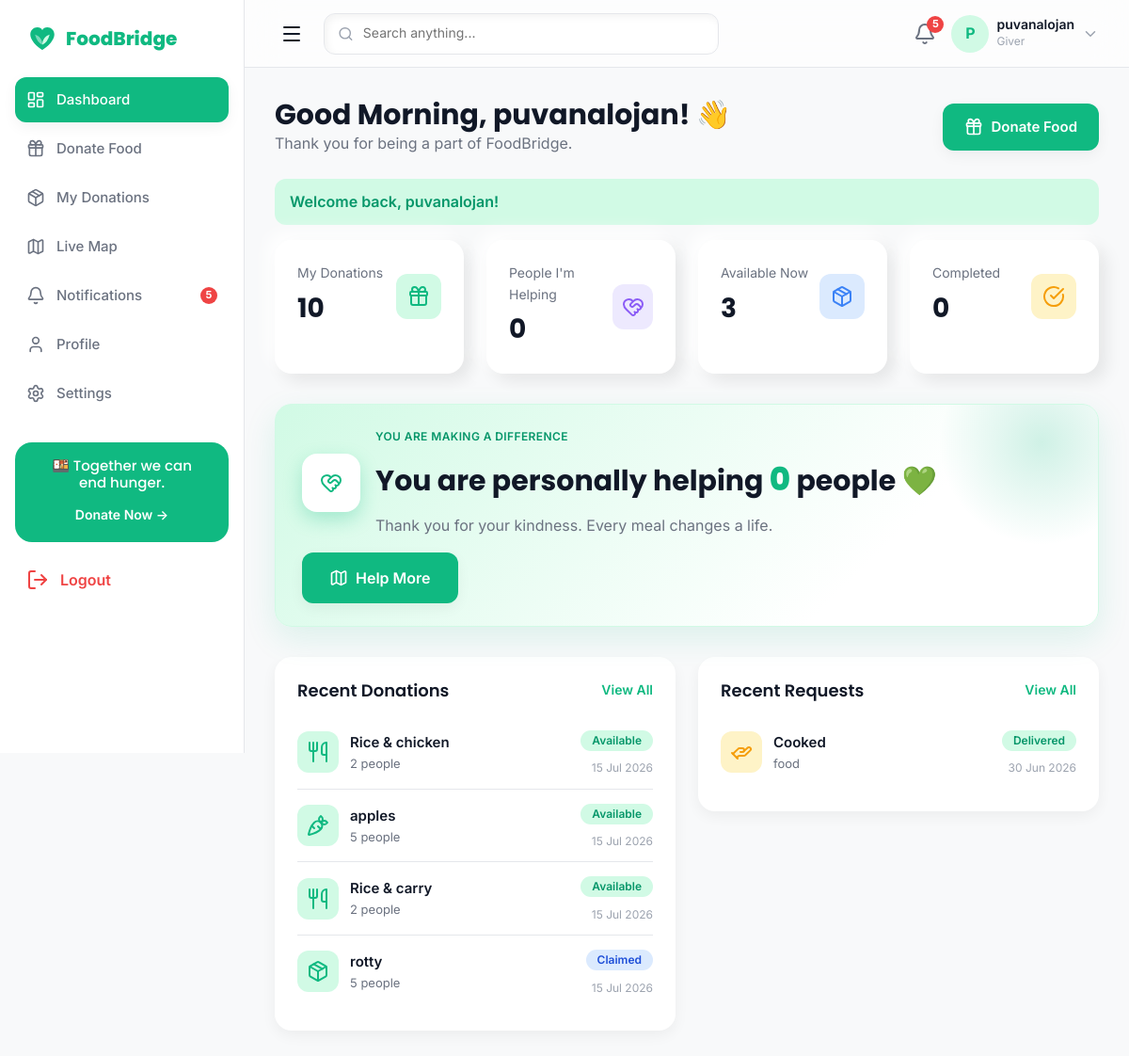
/dashboard.php (signed in), run on the app's committed database.
### tables this page shows
CREATE TABLE `users` (
  `id` int(11) NOT NULL,
  `name` varchar(120) NOT NULL,
  `email` varchar(160) NOT NULL,
  `phone` varchar(20) NOT NULL,
  `password_hash` varchar(255) NOT NULL,
  `role` enum('admin','giver','receiver','volunteer') NOT NULL DEFAULT 'giver',
  `location` varchar(180) DEFAULT NULL,
  `latitude` decimal(10,7) DEFAULT NULL,
  `longitude` decimal(10,7) DEFAULT NULL,
  `avatar` varchar(255) DEFAULT NULL,
  `language` enum('en','ta','si') NOT NULL DEFAULT 'en',
  `status` enum('active','blocked','pending') NOT NULL DEFAULT 'active',
  `created_at` timestamp NOT NULL DEFAULT current_timestamp()
);

CREATE TABLE `food_posts` (
  `id` int(11) NOT NULL,
  `user_id` int(11) NOT NULL,
  `food_type` enum('cooked','groceries','vegetables','fruits','other') NOT NULL DEFAULT 'other',
  `food_name` varchar(160) NOT NULL,
  `quantity` varchar(60) NOT NULL,
  `unit` varchar(40) DEFAULT NULL,
  `photo` varchar(255) DEFAULT NULL,
  `location` varchar(180) DEFAULT NULL,
  `latitude` decimal(10,7) DEFAULT NULL,
  `longitude` decimal(10,7) DEFAULT NULL,
  `pickup_date` date DEFAULT NULL,
  `pickup_time` time DEFAULT NULL,
  `notes` text DEFAULT NULL,
  `status` enum('available','claimed','completed','expired') NOT NULL DEFAULT 'available',
  `created_at` timestamp NOT NULL DEFAULT current_timestamp()
);

CREATE TABLE `requests` (
  `id` int(11) NOT NULL,
  `receiver_id` int(11) NOT NULL,
  `food_post_id` int(11) DEFAULT NULL,
  `volunteer_id` int(11) DEFAULT NULL,
  `food_type` enum('cooked','groceries','vegetables','fruits','other') NOT NULL DEFAULT 'other',
  `description` varchar(255) NOT NULL,
  `people_count` int(11) DEFAULT 1,
  `location` varchar(180) DEFAULT NULL,
  `latitude` decimal(10,7) DEFAULT NULL,
  `longitude` decimal(10,7) DEFAULT NULL,
  `urgency` enum('urgent','today','anytime') NOT NULL DEFAULT 'today',
  `status` enum('pending','approved','assigned','delivered','rejected') NOT NULL DEFAULT 'pending',
  `created_at` timestamp NOT NULL DEFAULT current_timestamp()
);

### includes/queries.php (called while the page is built, shortened)
<?php
function count_user_donations(int $userId): int
{
    global $conn;
    $stmt = $conn->prepare('SELECT COUNT(*) c FROM food_posts WHERE user_id = ?');
    $stmt->bind_param('i', $userId);
    $stmt->execute();
    return (int) $stmt->get_result()->fetch_assoc()['c'];
}
function recent_donations(?int $userId = null, int $limit = 5): array
{
    global $conn;
    if ($userId === null) {
        $stmt = $conn->prepare(
            'SELECT fp.*, u.name AS donor FROM food_posts fp
             JOIN users u ON u.id = fp.user_id
             ORDER BY fp.created_at DESC LIMIT ?'
        );
        $stmt->bind_param('i', $limit);
    } else {
        $stmt = $conn->prepare(
            'SELECT fp.*, u.name AS donor FROM food_posts fp
             JOIN users u ON u.id = fp.user_id
             WHERE fp.user_id = ? ORDER BY fp.created_at DESC LIMIT ?'
        );
        $stmt->bind_param('ii', $userId, $limit);
    }
    $stmt->execute();
    return $stmt->get_result()->fetch_all(MYSQLI_ASSOC);
}
function recent_requests(?int $userId = null, int $limit = 5): array
{
    global $conn;
    if ($userId === null) {
        $stmt = $conn->prepare(
            'SELECT r.*, u.name AS requester FROM requests r
             JOIN users u ON u.id = r.receiver_id
             ORDER BY r.created_at DESC LIMIT ?'
        );
        $stmt->bind_param('i', $limit);
    } else {
        $stmt = $conn->prepare(
            'SELECT r.*, u.name AS requester FROM requests r
             JOIN users u ON u.id = r.receiver_id
             WHERE r.receiver_id = ? ORDER BY r.created_at DESC LIMIT ?'
        );
        $stmt->bind_param('ii', $userId, $limit);
    }
    $stmt->execute();
    return $stmt->get_result()->fetch_all(MYSQLI_ASSOC);
}
function unread_notifications(int $userId): int
{
    global $conn;
    $stmt = $conn->prepare('SELECT COUNT(*) c FROM notifications WHERE user_id = ? AND is_read = 0');
    $stmt->bind_param('i', $userId);
    $stmt->execute();
    return (int) $stmt->get_result()->fetch_assoc()['c'];
}
function food_type_icon(string $type): string
{
    return [
        'cooked'     => 'utensils',
        'groceries'  => 'shopping-basket',
        'vegetables' => 'carrot',
        'fruits'     => 'apple',
        'other'      => 'package',
    ][$type] ?? 'package';
}
function status_badge_class(string $status): string
{
    return [
        'available' => 'fb-badge-success',
        'completed' => 'fb-badge-success',
        'delivered' => 'fb-badge-success',
        'pending'   => 'fb-badge-pending',
        'approved'  => 'fb-badge-approved',
        'assigned'  => 'fb-badge-approved',
        'claimed'   => 'fb-badge-approved',
        'expired'   => 'fb-badge-danger',
        'rejected'  => 'fb-badge-danger',
    ][$status] ?? 'fb-badge-pending';
}

### includes/auth.php (called while the page is built, shortened)
<?php
function is_logged_in(): bool
{
    return !empty($_SESSION['user_id']);
}
function current_user(): ?array
{
    static $cached = null;
    if ($cached !== null) {
        return $cached ?: null;
    }
    global $conn;
    $stmt = $conn->prepare('SELECT * FROM users WHERE id = ? LIMIT 1');
    $stmt->bind_param('i', $_SESSION['user_id']);
    $stmt->execute();
    $user = $stmt->get_result()->fetch_assoc();
    $cached = $user ?: false;
    return $user ?: null;
}
function current_role(): ?string
{
    $u = current_user();
    return $u['role'] ?? null;
}

### dashboard.php (the view, shortened to what this page needs)
<?php
require_once __DIR__ . '/includes/config.php';
require_once __DIR__ . '/includes/queries.php';
if (current_role() === 'admin') {
    redirect('admin/dashboard.php');
}
$u   = current_user();
$uid = (int) $u['id'];
$role = $u['role'];
$hour = (int) date('G');
$greeting = $hour < 12 ? 'Good Morning' : ($hour < 17 ? 'Good Afternoon' : 'Good Evening');
function fb_count(string $sql, int $id): int
{
    global $conn;
    $stmt = $conn->prepare($sql);
    $stmt->bind_param('i', $id);
    $stmt->execute();
    $n = (int) $stmt->get_result()->fetch_assoc()['c'];
    return $n;
}
$helpingCount = fb_count("SELECT COUNT(*) c FROM requests WHERE volunteer_id = ? AND status IN ('assigned','delivered')", $uid);
$cards = [];
if ($role === 'giver') {
    $available = fb_count("SELECT COUNT(*) c FROM food_posts WHERE user_id = ? AND status = 'available'", $uid);
    $completed = fb_count("SELECT COUNT(*) c FROM food_posts WHERE user_id = ? AND status = 'completed'", $uid);
    $cards = [
        ['My Donations',       count_user_donations($uid), 'gift',            'green'],
        ["People I'm Helping", $helpingCount,               'heart-handshake', 'purple'],
        ['Available Now',      $available,                  'package',         'blue'],
        ['Completed',          $completed,                  'check-circle',    'orange'],
    ];
}
$donations = recent_donations($uid, 4);
$requests  = recent_requests($uid, 4);
require __DIR__ . '/includes/head.php';
?>
<body class="fb-has-tabbar">
<div class="fb-layout">
  <?php require __DIR__ . '/includes/sidebar.php'; ?>
  <div class="fb-main">
    <?php require __DIR__ . '/includes/topbar.php'; ?>
    <main class="fb-content fb-anim-fade">
      <div class="fb-flex fb-justify-between fb-items-center fb-flex-wrap fb-gap-4 fb-mb-6">
        <div>
          <h3 class="fb-mb-0"><?= e($greeting) ?>, <?= e(explode(' ', $u['name'])[0]) ?>! 👋</h3>
          <p class="fb-text-secondary fb-mb-0">Thank you for being a part of FoodBridge.</p>
        </div>
        <?php if ($role === 'receiver'): ?>
          <a href="<?= url('request.php') ?>" class="fb-btn fb-btn-primary"><i data-lucide="hand-helping"></i> Request Food</a>
        <?php elseif ($role === 'volunteer'): ?>
          <a href="<?= url('tasks.php') ?>" class="fb-btn fb-btn-primary"><i data-lucide="list-todo"></i> Find Tasks</a>
        <?php else: ?>
          <a href="<?= url('donate.php') ?>" class="fb-btn fb-btn-primary"><i data-lucide="gift"></i> Donate Food</a>
        <?php endif; ?>
      </div>
      <?= render_flash() ?>
      <div class="fb-grid fb-grid-4 fb-mb-8">
        <?php foreach ($cards as $i => $c): ?>
          <div class="fb-stat fb-anim-slide fb-delay-<?= $i + 1 ?>">
            <div class="fb-flex fb-justify-between fb-items-center">
              <div>
                <p class="fb-stat-label"><?= e($c[0]) ?></p>
                <p class="fb-stat-value"><?= e($c[1]) ?></p>
              </div>
              <span class="fb-stat-icon <?= e($c[3]) ?>"><i data-lucide="<?= e($c[2]) ?>"></i></span>
            </div>
          </div>
        <?php endforeach; ?>
      </div>
      <?php if ($role === 'giver'): ?>
      <div class="fb-help-banner fb-anim-slide fb-mb-8">
        <div class="fb-help-glow"></div>
        <div class="fb-flex fb-items-center fb-justify-between fb-flex-wrap fb-gap-4" style="position:relative;z-index:1;">
          <div class="fb-flex fb-items-center fb-gap-4">
            <span class="fb-help-heart"><i data-lucide="heart-handshake"></i></span>
            <div>
              <p class="fb-mb-1" style="color:var(--fb-primary-hover);font-weight:600;letter-spacing:.4px;font-size:12px;">
                YOU ARE MAKING A DIFFERENCE
              </p>
              <h3 class="fb-mb-1">
                You are personally helping
                <span class="fb-count-big fb-count" data-target="<?= $helpingCount ?>">0</span>
                <?= $helpingCount === 1 ? 'person' : 'people' ?> 💚
              </h3>
              <p class="fb-text-secondary fb-mb-0">Thank you for your kindness. Every meal changes a life.</p>
            </div>
          </div>
          <a href="<?= url('map.php') ?>" class="fb-btn fb-btn-primary fb-btn-lg"><i data-lucide="map"></i> Help More</a>
        </div>
      </div>
      <?php endif; ?>
      <div class="row g-4">
        <div class="col-lg-6">
          <div class="fb-panel">
            <div class="fb-panel-head">
              <h4>Recent Donations</h4>
              <a href="<?= url('my-donations.php') ?>" class="fb-view-all">View All</a>
            </div>
            <?php if (!$donations): ?>
              <div class="fb-text-center fb-text-muted" style="padding:32px 0;">
                <i data-lucide="package-open" style="width:40px;height:40px;"></i>
                <p class="fb-mb-0 fb-mt-3">No donations yet. Share your first meal!</p>
              </div>
            <?php else: foreach ($donations as $d): ?>
              <div class="fb-list-item">
                <div class="fb-list-thumb"><i data-lucide="<?= food_type_icon($d['food_type']) ?>"></i></div>
                <div class="fb-list-body">
                  <p class="fb-list-title"><?= e($d['food_name']) ?></p>
                  <p class="fb-list-sub"><?= e($d['quantity']) ?> <?= e($d['unit']) ?></p>
                </div>
                <div class="fb-text-right">
                  <span class="fb-badge <?= status_badge_class($d['status']) ?>"><?= ucfirst($d['status']) ?></span>
                  <p class="fb-list-meta fb-mt-2 fb-mb-0"><?= time_ago($d['created_at']) ?></p>
                </div>
              </div>
            <?php endforeach; endif; ?>
          </div>
        </div>
        <div class="col-lg-6">
          <div class="fb-panel">
            <div class="fb-panel-head">
              <h4>Recent Requests</h4>
              <a href="<?= url('my-requests.php') ?>" class="fb-view-all">View All</a>
            </div>
            <?php if (!$requests): ?>
              <div class="fb-text-center fb-text-muted" style="padding:32px 0;">
                <i data-lucide="inbox" style="width:40px;height:40px;"></i>
                <p class="fb-mb-0 fb-mt-3">No requests yet.</p>
              </div>
            <?php else: foreach ($requests as $r): ?>
              <div class="fb-list-item">
                <div class="fb-list-thumb" style="background:var(--fb-orange-soft);color:var(--fb-warning);">
                  <i data-lucide="hand-helping"></i>
                </div>
                <div class="fb-list-body">
                  <p class="fb-list-title"><?= ucfirst($r['food_type']) ?></p>
                  <p class="fb-list-sub"><?= e($r['description']) ?></p>
                </div>
                <div class="fb-text-right">
                  <span class="fb-badge <?= status_badge_class($r['status']) ?>"><?= ucfirst($r['status']) ?></span>
                  <p class="fb-list-meta fb-mt-2 fb-mb-0"><?= time_ago($r['created_at']) ?></p>
                </div>
              </div>
            <?php endforeach; endif; ?>
          </div>
        </div>
      </div>
    </main>
  </div>
</div>
</body>
</html>

### includes/topbar.php
<?php
$u = current_user();
$unread = function_exists('unread_notifications') ? unread_notifications((int) $_SESSION['user_id']) : 0;
$roleLabel = ucfirst($u['role'] ?? 'User');
?>
<header class="fb-topbar">
  <button class="fb-nav-toggle" id="fbSidebarToggle" aria-label="Open menu" style="display:inline-flex;">
    <i data-lucide="menu"></i>
  </button>
  <div class="fb-search fb-neu-search fb-flex fb-items-center fb-gap-2" style="padding:0 14px;height:44px;">
    <i data-lucide="search" style="width:18px;height:18px;color:var(--fb-text-muted);"></i>
    <input type="text" placeholder="Search anything..."
           style="border:none;background:transparent;outline:none;width:100%;font-size:14px;color:var(--fb-text);">
  </div>
  <div class="fb-flex fb-items-center fb-gap-4" style="margin-left:auto;">
    <a href="<?= url('notifications.php') ?>" class="fb-relative" aria-label="Notifications">
      <i data-lucide="bell" style="width:24px;height:24px;color:var(--fb-text-secondary);"></i>
      <?php if ($unread > 0): ?>
        <span class="fb-dot" style="position:absolute;top:-6px;right:-8px;"><?= $unread ?></span>
      <?php endif; ?>
    </a>
    <div class="fb-user-chip">
      <div class="fb-avatar fb-flex fb-items-center fb-justify-center" style="color:var(--fb-primary);font-weight:700;">
        <?= e(strtoupper(substr($u['name'] ?? 'U', 0, 1))) ?>
      </div>
      <div class="d-none d-sm-block">
        <div class="fb-fw-600" style="font-size:14px;line-height:1.1;"><?= e($u['name'] ?? 'User') ?></div>
        <div class="fb-caption"><?= e($roleLabel) ?></div>
      </div>
      <i data-lucide="chevron-down" style="width:18px;height:18px;color:var(--fb-text-muted);"></i>
    </div>
  </div>
</header>

### data on the page
users: name "P", name "puvanalojan", role "Giver"
food_posts: food_name "Rice & chicken", quantity "2", unit "people", status "Available", created_at "15 Jul 2026"
food_posts: food_name "apples", quantity "5", unit "people", status "Available", created_at "15 Jul 2026"
food_posts: food_name "Rice & carry", quantity "2", unit "people", status "Available", created_at "15 Jul 2026"
food_posts: food_name "rotty", quantity "5", unit "people", status "Claimed", created_at "15 Jul 2026"
requests: food_type "Cooked", description "food", status "Delivered", created_at "30 Jun 2026"

### other printed values
$label "Dashboard"
$label "Donate Food"
$label "My Donations"
$label "Live Map"
$label "Notifications"
$unread "5"
$label "Profile"
$label "Settings"
$flash['message'] "Welcome back, puvanalojan!"
$c[0] "My Donations"
$c[1] "10"
$c[0] "People I'm Helping"
$c[1] "0"
$c[0] "Available Now"
$c[1] "3"
